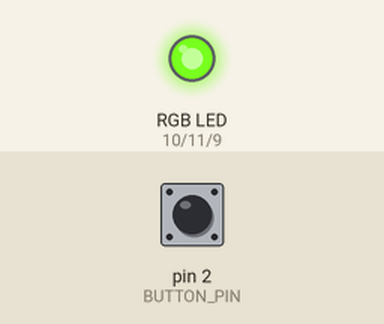
This sketch was run on a simulated Arduino Uno, built with avr-gcc and run on an emulated ATmega328P. Shown: an RGB LED mixed from three pins (HIGH = lit). Dashed ring = blinking. Inputs (shaded band) come from the test bench; at power-on: pin 2 (BUTTON_PIN) HIGH.

Above: at 1.2 s.
1.3 s: pin 2 (BUTTON_PIN) pulled LOW for 1 s
At 2.8 s:
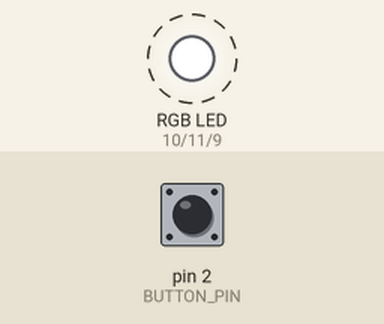
5.3 s: pin 2 (BUTTON_PIN) pulled LOW for 0.15 s
At 6.1 s:
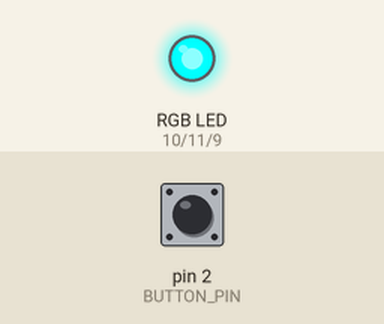
8.4 s: pin 2 (BUTTON_PIN) pulled LOW for 0.15 s
At 9.1 s:
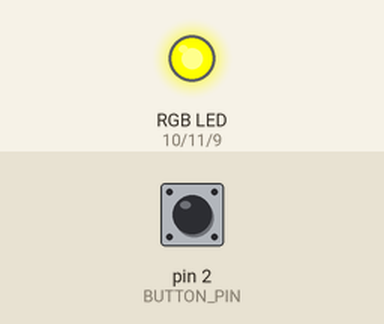
11.5 s: pin 2 (BUTTON_PIN) pulled LOW for 3.2 s
At 15.14 s:
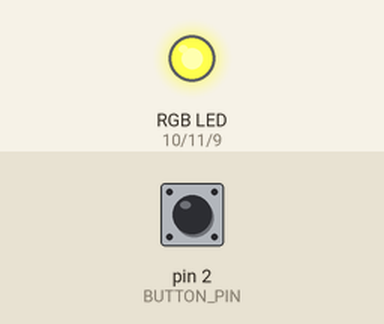
17.7 s: pin 2 (BUTTON_PIN) pulled LOW for 0.15 s
20.7 s: pin 2 (BUTTON_PIN) pulled LOW for 1 s
Timing chart, 0 to 23.7 s (numbered marks = the images above; inputs shaded):
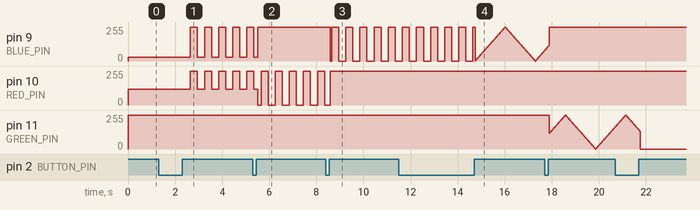

The sketch:

stickblink.ino
```cpp
// 定義接腳 (根據右側電路圖)
const int BUTTON_PIN = 2;
const int RED_PIN = 10;
const int GREEN_PIN = 11;
const int BLUE_PIN = 9;

// 模式列舉：常亮模式、閃爍模式、呼吸燈模式
enum Mode { CONSTANT, BLINK, BREATH };
Mode currentMode = CONSTANT;

// 顏色列舉：紫、紅、藍、綠、黃、粉
enum Color { PURPLE, RED, BLUE, GREEN, YELLOW, PINK };
Color currentColor = PURPLE;

// 按鈕長短按檢測變數
unsigned long pressStartTime = 0;
bool lastButtonState = HIGH;
bool currentButtonState = HIGH;
unsigned long lastDebounceTime = 0;
const unsigned long debounceDelay = 50;

// 長短按判定門檻 (毫秒)
const unsigned long LONG_PRESS_TIME = 600;

// 呼吸燈與閃爍用的計時變數
unsigned long previousMillis = 0;
int breathVal = 0;
int breathDir = 1;
bool blinkState = false;

void setup() {
  pinMode(BUTTON_PIN, INPUT_PULLUP); // 內建上拉，配合模組訊號
  pinMode(RED_PIN, OUTPUT);
  pinMode(GREEN_PIN, OUTPUT);
  pinMode(BLUE_PIN, OUTPUT);

  setColor(PURPLE);
}

void loop() {
  handleButton();
  updateLightEffect();
}

// 處理按鈕長按切換模式、短按切換顏色
void handleButton() {
  int reading = digitalRead(BUTTON_PIN);

  if (reading != lastButtonState) {
    lastDebounceTime = millis();
  }

  if ((millis() - lastDebounceTime) > debounceDelay) {
    if (reading != currentButtonState) {
      currentButtonState = reading;

      // 按下按鈕瞬間
      if (currentButtonState == LOW) {
        pressStartTime = millis();
      }
      // 放開按鈕瞬間
      else {
        unsigned long pressDuration = millis() - pressStartTime;

        if (pressDuration >= LONG_PRESS_TIME) {
          // 【長按】切換模式：常亮 -> 閃爍 -> 呼吸 -> 常亮
          if (currentMode == CONSTANT) currentMode = BLINK;
          else if (currentMode == BLINK) currentMode = BREATH;
          else if (currentMode == BREATH) currentMode = CONSTANT;
        } else {
          // 【短按】切換顏色：紫 -> 紅 -> 藍 -> 綠 -> 黃 -> 粉 -> 循環
          if (currentColor == PURPLE) currentColor = RED;
          else if (currentColor == RED) currentColor = BLUE;
          else if (currentColor == BLUE) currentColor = GREEN;
          else if (currentColor == GREEN) currentColor = YELLOW;
          else if (currentColor == YELLOW) currentColor = PINK;
          else if (currentColor == PINK) currentColor = PURPLE;
        }
      }
    }
  }
  lastButtonState = reading;
}

// 根據當前模式與顏色更新燈光狀態
void updateLightEffect() {
  unsigned long currentMillis = millis();

  switch (currentMode) {
    case CONSTANT:
      setColor(currentColor);
      break;

    case BLINK:
      // 每 300 毫秒切換一次閃爍
      if (currentMillis - previousMillis >= 300) {
        previousMillis = currentMillis;
        blinkState = !blinkState;
      }
      if (blinkState) {
        setColor(currentColor);
      } else {
        setRGB(255, 255, 255); // 共陽極 255 代表全滅
      }
      break;

    case BREATH:
      // 呼吸燈漸變速度
      if (currentMillis - previousMillis >= 15) {
        previousMillis = currentMillis;
        breathVal += breathDir * 3;
        if (breathVal >= 255 || breathVal <= 0) {
          breathDir = -breathDir;
          breathVal = constrain(breathVal, 0, 255);
        }
      }
      setBreathColor(currentColor, breathVal);
      break;
  }
}

// 設定特定顏色的基本輸出 (針對共陽極：0最亮，255全滅)
void setColor(Color col) {
  switch (col) {
    case PURPLE: setRGB(120, 255, 30);  break; // 紅+藍 = 紫
    case RED:    setRGB(0, 255, 255);   break; // 純紅
    case BLUE:   setRGB(255, 255, 0);   break; // 純藍
    case GREEN:  setRGB(255, 0, 255);   break; // 純綠
    case YELLOW: setRGB(0, 50, 255);    break; // 紅+綠 = 黃
    case PINK:   setRGB(0, 150, 100);   break; // 亮粉紅
  }
}

// 支援呼吸燈明暗變化的顏色輸出
void setBreathColor(Color col, int intensity) {
  // intensity 從 0 (全亮) 到 255 (全暗) 進行縮放
  int r = 255, g = 255, b = 255;
  switch (col) {
    case PURPLE: r = map(intensity, 0, 255, 120, 255); g = 255; b = map(intensity, 0, 255, 30, 255); break;
    case RED:    r = map(intensity, 0, 255, 0, 255);   g = 255; b = 255; break;
    case BLUE:   r = 255; g = 255; b = map(intensity, 0, 255, 0, 255); break;
    case GREEN:  r = 255; g = map(intensity, 0, 255, 0, 255);   b = 255; break;
    case YELLOW: r = map(intensity, 0, 255, 0, 255);   g = map(intensity, 0, 255, 50, 255); b = 255; break;
    case PINK:   r = map(intensity, 0, 255, 0, 255);   g = map(intensity, 0, 255, 150, 255); b = map(intensity, 0, 255, 100, 255); break;
  }
  setRGB(r, g, b);
}

// 底層硬體 PWM 輸出控制
void setRGB(int rRed, int gGreen, int bBlue) {
  analogWrite(RED_PIN, rRed);
  analogWrite(GREEN_PIN, gGreen);
  analogWrite(BLUE_PIN, bBlue);
}
```

Measured:
- after the input at 1.3 s, pin 9 (BLUE_PIN): alternates 255/255 for 0.30 s and 30/255 for 0.30 s, starting after 1.4 s; pin 10 (RED_PIN): alternates 255/255 for 0.30 s and 120/255 for 0.30 s, starting after 1.4 s
- after the input at 8.4 s, pin 9 (BLUE_PIN): 255/255 → 0/255 after 0.20 s, then repeats every 0.60 s: 255/255 0.30 s, 0/255 0.30 s
- by itself, pin 11 (GREEN_PIN): rises from 168/255 to 255/255 in 0.42 s, then falls to 0/255 in 0.62 s
